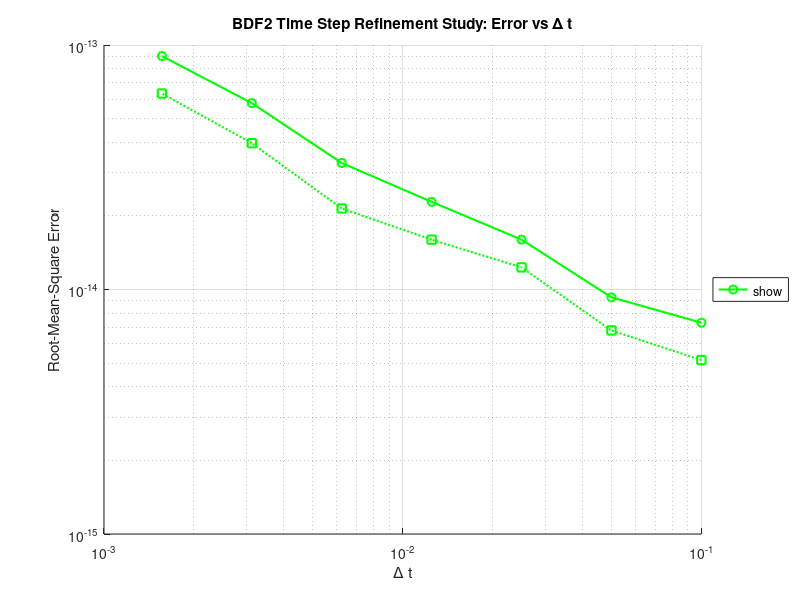

MATLAB code for this plot:
%% Input data
N   = 20;       % number of cells
Amp = 0;        % amplitude of the initial solution variation
A_m = 0.1;      % amplitude of the mesh motion
u_a = 0;        % advection velocity
tend = 2;       % total simulation time

% Time step refinement parameters
k_vals = 0:6;
dt_array = 0.1 * 2.^(-k_vals);
colors = {'b', 'r', 'g'}; % b=Method 1, r=Method 2, g=Method 3

show_sol = 0; % Keep off for refinement study to speed up execution

% Prepare the log-log plot figure
figure(3);
clf;
hold on;
title('BDF2 Time Step Refinement Study: Error vs \Delta t');
xlabel('\Delta t');
ylabel('Root-Mean-Square Error');
set(gca, 'XScale', 'log', 'YScale', 'log'); % Ensure log-log axes
grid on;

%% Outer loop for the 3 methods
for method = 3
    
    % Arrays to store the computed errors for this method
    err1_array = zeros(1, length(k_vals));
    err2_array = zeros(1, length(k_vals));
    
    %% Inner loop for different time steps
    for k_idx = 1:length(k_vals)
        dt = dt_array(k_idx);
        M = round(tend / dt); % Total number of time steps

        % Initialisation
        dx = zeros(1,N);    % cell volumes
        xi = zeros(1,N+1);  % face centers
        x  = zeros(1,N);    % cell centers

        dx_tn = zeros(1,N);    % cell volumes at tn
        xi_tn = zeros(1,N+1);  % face centers at tn

        dx_tnm1 = zeros(1,N);    % cell volumes at tn-1
        xi_tnm1 = zeros(1,N+1);  % face centers at tn-1

        xi  = (0:N)/N;              % face centers
        xi0 = (0:N)/N;              % face centers at t=0
        x   = (1:N)/N - 0.5/N;      % cell centers
        dx  = xi(2:N+1) - xi(1:N);  % cell volumes

        % determine the initial condition at the cell center locations x
        rho0     = 1 + Amp*sin(x*2*pi); % initial solution
        rho      = rho0;                % set solution to initial solution
        rho_tn   = rho0;                % set solution at tn
        rho_tnm1 = rho0;                % set solution at tn-1

        L = zeros(N);   % Discretization matrix
        
        alpha = [1 -1 0]; % Time discretization coefficients (first step Backward Euler)
        
        sum_sq_err = 0; % Variable to accumulate error for epsilon_2

        %% Simulation loop
        for t=dt:dt:tend
            dx_tn  = dx;  % store cell volume at tn
            xi_tn  = xi;  % store face center at tn
            rho_tn = rho; % store solution at tn
            
            xi     = xi0 + A_m * sin(2*pi*t) * sin(2*pi*xi0); % face centers at tn+1
            dx     = xi(2:N+1)-xi(1:N);                       % cell volumes at tn+1
            x      = xi(1:N) + dx/2;                          % cell centers at tn+1
            
            dxidt_exnp1   = 2*pi*A_m*cos(2*pi*(t))*sin(2*pi*xi0);         % exact face velocity at tn+1
            dxidt_exnp1_2 = 2*pi*A_m*cos(2*pi*(t-dt/2))*sin(2*pi*xi0);    % exact face velocity at tn+1/2
            
            %% IMPLEMENTATION OF DGCL
            if (t == dt)
                dxidt_dgcl = (xi - xi_tn) / dt;  % BE for first step
            else
                dxidt_dgcl = (1.5*xi - 2*xi_tn + 0.5*xi_tnm1) / dt;                                         
            end
            %%

            if (method == 1)
                dxidt = dxidt_exnp1;
            elseif (method ==2)
                dxidt = dxidt_exnp1_2;
            else
                dxidt = dxidt_dgcl;
            end

            % define the relative face velocity
            dxidt_r = u_a - dxidt;

            % Internal cells
            for i=2:N-1
                L(i,i-1:i+1) = [0 alpha(1)*dx(i) 0] + dt * 0.5*[-dxidt_r(i) dxidt_r(i+1)-dxidt_r(i) dxidt_r(i+1)];
            end
            % Boundary cells
            L(1,1:2)   = [alpha(1)*dx(1) 0] + dt * 0.5*[dxidt_r(2)-dxidt_r(1) dxidt_r(2)];
            L(1,N)     =                    - dt * 0.5*dxidt_r(1);
            L(N,N-1:N) = [0 alpha(1)*dx(N)] + dt * 0.5*[-dxidt_r(N) dxidt_r(N+1)-dxidt_r(N)];
            L(N,1)     =                    + dt * 0.5*dxidt_r(1);

            % solve system
            rho = (L\(-alpha(2)*(dx_tn.*rho_tn)'-alpha(3)*(dx_tnm1.*rho_tnm1)'))';

            % update old variables
            dx_tnm1  = dx_tn;
            rho_tnm1 = rho_tn;
            xi_tnm1  = xi_tn;
            
            % After first time step we can use BDF2
            alpha=[3/2 -2 1/2];
            
            % Accumulate error for epsilon_2 (Exact solution is rho0 because Amp=0)
            sum_sq_err = sum_sq_err + sum((rho - rho0).^2);
            
            % Show intermediate solution (disabled for speed)
            if (show_sol)
                figure(1);
                hold off;
                plot(x,rho,'-x');
                axis([0 1 0.8-Amp 1.2+Amp]);
            end
        end

        % Compute final errors for this dt
        err1_array(k_idx) = sqrt( sum((rho - rho0).^2) / N );
        err2_array(k_idx) = sqrt( sum_sq_err / (N * M) );
    end

    %% Plot the errors for this method
    c = colors{method};
    
    % Epsilon 1: Solid line with circle markers
    plot(dt_array, err1_array, [c '-o'], 'DisplayName', ['BDF2 scheme' ' (\epsilon_1)'], 'LineWidth', 1.5);
    
    % Epsilon 2: Dotted line with square markers
    plot(dt_array, err2_array, [c ':s'], 'DisplayName', ['BDF2 scheme' ' (\epsilon_2)'], 'LineWidth', 1.5);
    
end

% Finalize plot
legend('show', 'Location', 'eastoutside');
hold off;
